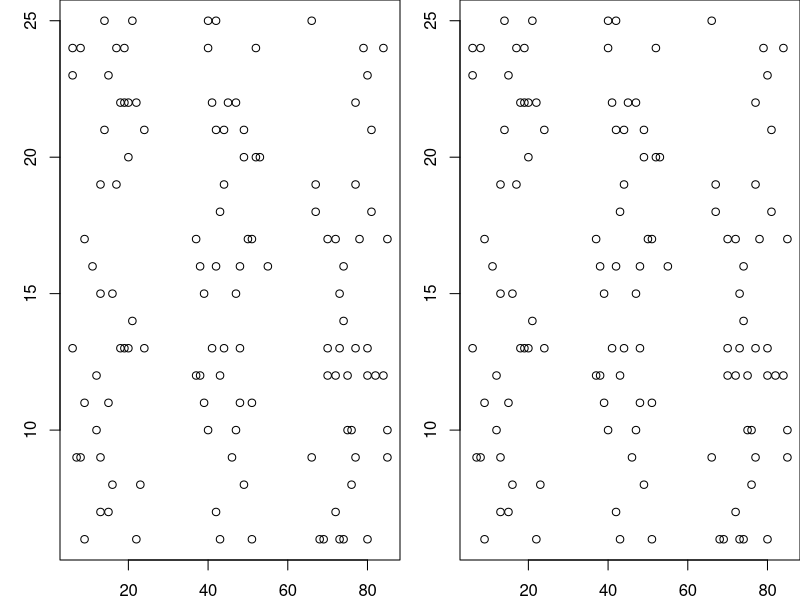
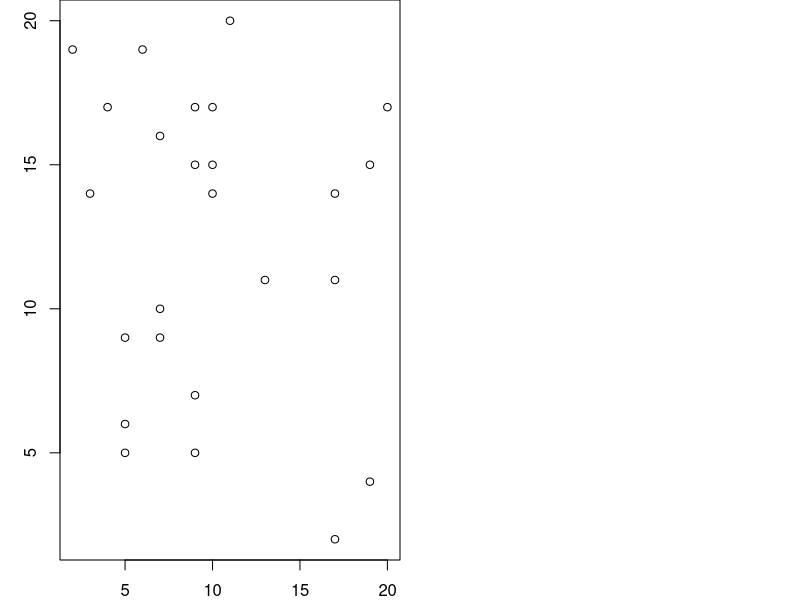

Source code (R) for these figures, in order: (Note: this script raises an error after producing the figures.)
set.seed(5)

design <- "clustered"   # "random"

if (design == "clustered") {
  zones <- matrix(c(1:9, rep(c(0, 30, 60), times = 3), rep(c(0, 30, 60), each = 3)), ncol = 3)
  sampled.zones <- sample(c(1:9), 3)
  grid <- expand.grid(c(6:25), c(6:25))
  for (w in 1:3) {
    points <- grid[sample(c(1:nrow(grid)), 40), ]
    points[, 1] <- points[, 1] + zones[sampled.zones[w], 2]
    points[, 2] <- points[, 2] + zones[sampled.zones[w], 3]
    if (w == 1) C <- points else C <- rbind(C, points)
  }
  # Attribute each sampled point to one of the 'xy' grid cells:
  grid.size <- 1
  tri <- c()
  for (k in 1:nrow(C)) {
    x <- floor((C[k, 1]) / (grid.size))
    y <- floor((C[k, 2]) / (grid.size))
    N <- y * 90 + x + 1
    tri <- c(tri, N)
  }
  rownames(C) <- tri
} else C <- xy[sample(c(1:nrow(xy)), 120), ]   # design = "random"

cclus <- C
cran  <- C

par(mfrow = c(1, 2), mar = c(2, 3, 0, 0))
plot(cclus, xlab = "", ylab = "")
plot(cran, xlab = "", ylab = "")

##################################################################
# Fig. 2:
# Illustration of the connection schemes:
# ***************************************

nsam <- 25
set.seed(1)
grid <- expand.grid(seq(1, 20), seq(1, 20))
subgrid <- grid[sample(c(1:nrow(grid)), nsam), ]
plot(subgrid)

del <- tri2nb(subgrid)
gab <- graph2nb(gabrielneigh(as.matrix(subgrid), nnmult = 5), sym = TRUE)
rel <- graph2nb(relativeneigh(as.matrix(subgrid), nnmult = 5), sym = TRUE)
mst <- mst.nb(dist(subgrid))
db  <- dnearneigh(give.thresh(dist(subgrid)), x = as.matrix(subgrid), d1 = 0)
par(mfrow = c(2, 3), mar = c(0, 0, 0, 2))
plot(db, subgrid)
plot(del, subgrid)
plot(gab, subgrid)
plot(rel, subgrid)
plot(mst, subgrid)

###########################################################
# Fig. annexe présentant les fonctions de pondérations :
# ******************************************************

f1 <- function (D, dmax)     { 1 - (D/dmax) }       # Linear function
f2 <- function (D, dmax, y)  { 1 - (D/dmax)^y }     # Concave-down function
f3 <- function (D, y)        { 1 / D^y }            # Concave-up function

dist <- c(1:100)
dmax <- max(dist)
ycdown <- c(1:10)
ycup <- seq(0.1, 1, 0.1)

f2d <- vector("list", length(ycdown))
for (i in 1:length(ycdown)) {
  f2d[[i]] <- sapply(dist, function(x) f2(x, 100, ycdown[i]))
}

f3d <- vector("list", length(ycup))
for (i in 1:length(ycup)) {
  f3d[[i]] <- sapply(dist, function(x) f3(x, ycup[i]))
}

par(mar = c(2, 2, 1, 2))
plot(dist, f2d[[1]], type = "l", col = "red", lwd = 3)
for (i in 2:length(ycdown)) {
  if (i != 5) {
    lines(dist, f2d[[i]], col = "blue")
  } else lines(dist, f2d[[i]], col = "red", lwd = 3)
}
plot(dist, f2d[[1]], type = "n")
for (i in ycup) {
  k <- i * 10
  if (i != 0.5) {
    lines(dist, f3d[[k]], col = "blue")
  } else lines(dist, f3d[[k]], col = "red", lwd = 3)
}
